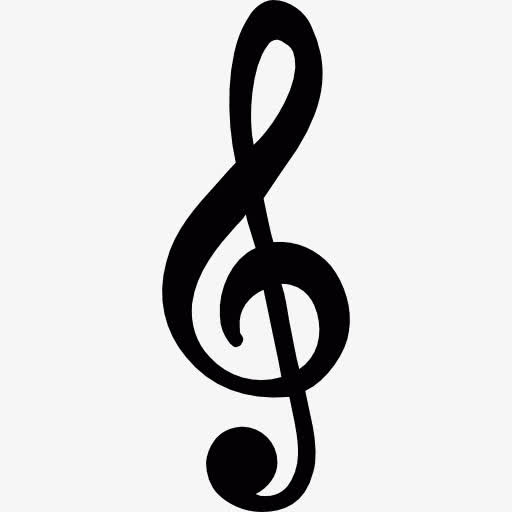
%> input picture imgs/HighNote.jpg, 512 x 512 px
$ octave CurveFFT_anime.m   (GNU Octave 9; MATLAB toolbox functions it lacks are replaced by stand-ins)
%> lines starting %> are read from the running program, lines starting %| are printed output that depends on the picture; in (x1, y1, x2, y2) boxes, pixels count from 0 and x2, y2 are one past the last pixel; in counts of white or black regions, pixels touching at a corner belong together; the program's own positions count from 1
addpath imgs
%% Extract curve data from BW image boundary
img = imread("HighNote.jpg");
%> img is the input picture: size 512x512x3 uint8; mean R, G, B 211.8, 211.6, 212
img_bw = img(:,:,1) < 127;
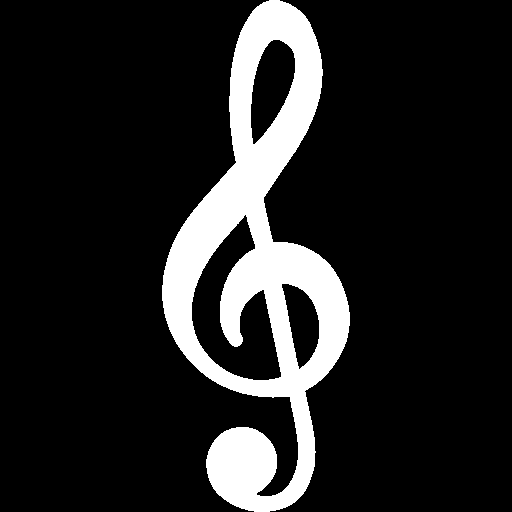
%> img_bw: size 512x512 logical; 14.1% white; 1 white region, box (x1, y1, x2, y2) and area: (162, 0, 350, 512) 36963
B=bwboundaries(img_bw,8);%'noholes'
%> B = 4 boundaries; box (x1, y1, x2, y2) and points: (162, 0, 350, 512) 1390, (192, 215, 281, 380) 503, (251, 40, 295, 144) 218, (282, 284, 319, 369) 184
figure
imshow(img)
hold on
for Bdr_i=1:length(B)
plot(B{Bdr_i}(:,2),B{Bdr_i}(:,1),"LineWidth",3)
end
%> this loop made 4 passes
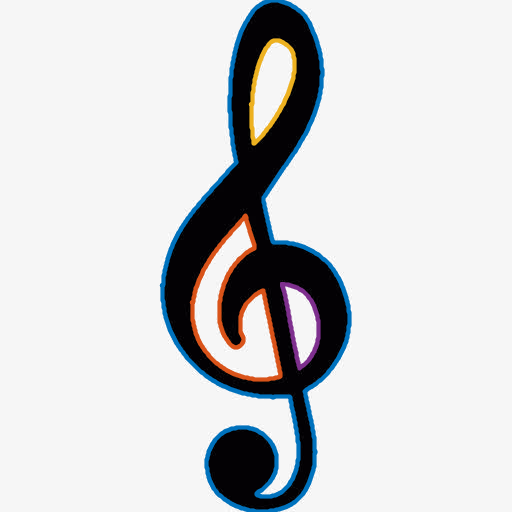
%> figure redrawn from the program's plot data
%% Extract curve from SVG files
%https://www.flaticon.com/packs/birds-silhouette
%SVG = loadsvg("bird.svg",0.1,false);%building.svg
imgnm = "BDay";
%> (the run ends here)
